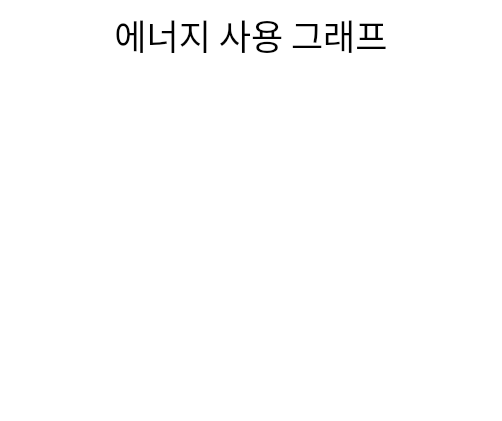
<?xml version="1.0" encoding="UTF-8"?>
<ui version="4.0">
 <class>pageUsageTime</class>
 <widget class="QWidget" name="pageUsageTime">
  <property name="geometry">
   <rect>
    <x>0</x>
    <y>0</y>
    <width>502</width>
    <height>421</height>
   </rect>
  </property>
  <property name="windowTitle">
   <string>Form</string>
  </property>
  <property name="styleSheet">
   <string notr="true">background-color: rgb(255, 255, 255);</string>
  </property>
  <widget class="QLabel" name="label">
   <property name="geometry">
    <rect>
     <x>0</x>
     <y>0</y>
     <width>502</width>
     <height>70</height>
    </rect>
   </property>
   <property name="font">
    <font>
     <family>NanumBarunpen</family>
     <pointsize>26</pointsize>
    </font>
   </property>
   <property name="text">
    <string>에너지 사용 그래프</string>
   </property>
   <property name="alignment">
    <set>Qt::AlignCenter</set>
   </property>
  </widget>
  <widget class="QWidget" name="verticalLayoutWidget">
   <property name="geometry">
    <rect>
     <x>-11</x>
     <y>70</y>
     <width>521</width>
     <height>351</height>
    </rect>
   </property>
   <layout class="QVBoxLayout" name="verticalLayout"/>
  </widget>
 </widget>
 <resources/>
 <connections/>
</ui>
